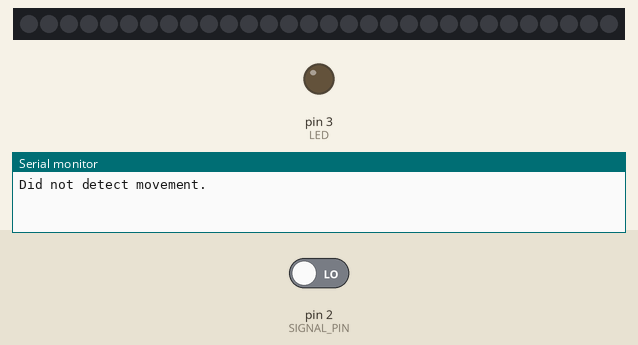
Recording of a sketch running on a simulated Arduino Uno, built with avr-gcc and run on an emulated ATmega328P. On the bench: 30 RGB LEDs in strip order, left to right, output pins drawn as LEDs (lit = HIGH), the last lines printed to the serial monitor. The test bench sets the inputs (shaded band); at power-on: pin 2 (SIGNAL_PIN) LOW. Dim RGB values are drawn brighter than linear.

Above: at 4.2 s.
4.3 s: pin 2 (SIGNAL_PIN) driven HIGH
At 6.8 s:
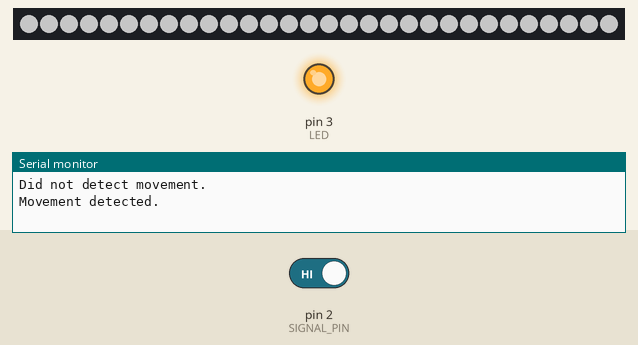
Timing chart, 0 to 8.3 s (numbered marks = the images above; inputs shaded):
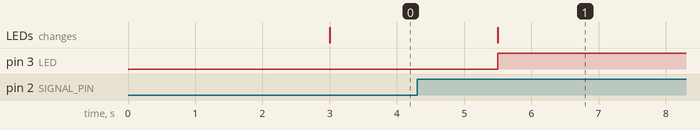

The sketch:

led_v2_final.ino
```cpp
#include "FastLED.h"
#define SIGNAL_PIN 2
#define LED 3
#define DATA_PIN 4
#define LED_TYPE WS2812B
#define COLOR_ORDER GRB
#define NUM_LEDS 30
#define BRIGHTNESS 96
#include "DFRobotDFPlayerMini.h"
#include "SoftwareSerial.h"

static const uint8_t PIN_MP3_TX = 6; // Connects to module's RX
static const uint8_t PIN_MP3_RX = 7; // Connects to module's TX
SoftwareSerial softwareSerial(PIN_MP3_RX, PIN_MP3_TX);

// Create the Player object
DFRobotDFPlayerMini player;

CRGB leds[NUM_LEDS];

void setup()
{
  Serial.begin(9600);
  softwareSerial.begin(9600);
  pinMode(SIGNAL_PIN, INPUT);
  pinMode(LED, OUTPUT);
  delay(3000); // initial delay of a few seconds is recommended
  FastLED.addLeds<LED_TYPE,DATA_PIN,COLOR_ORDER>(leds, NUM_LEDS).setCorrection(TypicalLEDStrip); // initializes LED strip
  FastLED.setBrightness(BRIGHTNESS);// global brightness
  //player.begin(softwareSerial);
   //player.volume(30);
    // Play the first MP3 file on the SD card
    //player.play(1);
}

void showProgramCleanUp(long delayTime) {
  for (int i = 0; i < NUM_LEDS; ++i) {
    leds[i] = CRGB::Black;
  }
  FastLED.show();
  delay(delayTime);
}

void showProgramLight(long delayTime) {
  for (int i = 0; i < NUM_LEDS; ++i) {
    leds[i] = CRGB::White;
  }
  FastLED.show();
  delay(delayTime);
}

void play() {
  player.volume(30);
    // Play the first MP3 file on the SD card
  player.play(1);
}

void loop() {
  if(digitalRead(SIGNAL_PIN)==HIGH) {
    Serial.println("Movement detected.");
    digitalWrite(LED, HIGH);
     // put your setup code here, to run once:
    play;
    showProgramLight(50);
    delay(600000); //10MN sur on
  } else {
    Serial.println("Did not detect movement.");
     digitalWrite(LED, LOW);
     showProgramCleanUp(2500);
  }
  //delay(1000);
}
```

Measured:
- after the input at 4.3 s, pin 3 (LED): LOW → HIGH after 1.2 s; the LEDs: change after 1.2 s (image 1)
